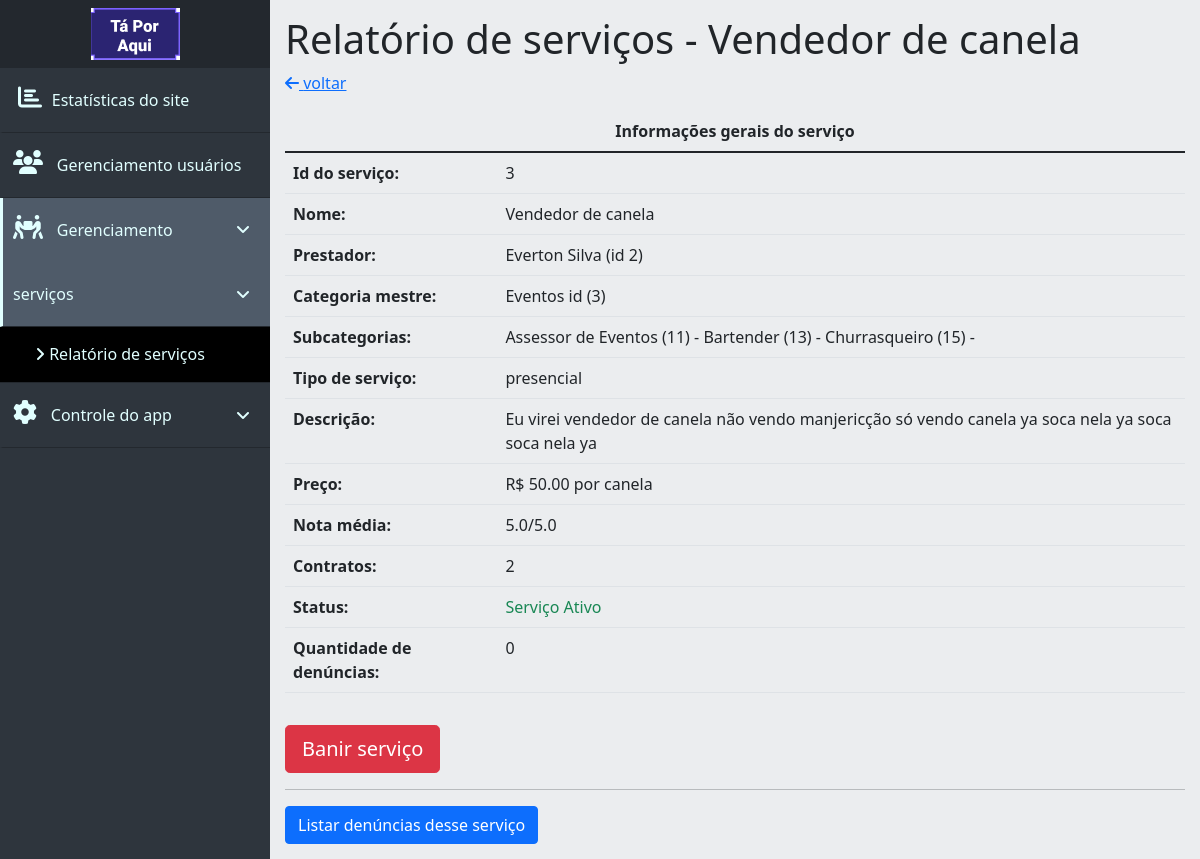
The app's page /dashboard/serviceManagement/service.php?id=3 (signed in) with its own data.
### tables this page shows
CREATE TABLE `servicos` (
  `id_servico` int(11) NOT NULL,
  `id_prestador_servico` int(11) NOT NULL,
  `nome_servico` varchar(30) NOT NULL,
  `tipo_servico` int(11) NOT NULL COMMENT '0 = remoto, 1 = presencial',
  `desc_servico` text NOT NULL,
  `orcamento_servico` decimal(8,2) DEFAULT NULL,
  `crit_orcamento_servico` varchar(30) NOT NULL,
  `data_public_servico` timestamp NULL DEFAULT current_timestamp(),
  `nota_media_servico` decimal(2,1) DEFAULT NULL,
  `status_servico` int(11) DEFAULT 1 COMMENT '0 = suspenso, 1 = disponível, 2 = denunciado/banido, 3 = ocultado pelo user',
  `qnt_visualizacoes_servico` int(11) NOT NULL DEFAULT 0
);

CREATE TABLE `usuarios` (
  `id_usuario` int(11) NOT NULL,
  `nome_usuario` varchar(15) NOT NULL,
  `sobrenome_usuario` varchar(15) NOT NULL,
  `fone_usuario` varchar(20) NOT NULL,
  `email_usuario` varchar(40) NOT NULL,
  `senha_usuario` char(40) NOT NULL,
  `data_nasc_usuario` date NOT NULL,
  `sexo_usuario` char(1) NOT NULL,
  `classif_usuario` int(11) NOT NULL COMMENT '0 = cliente, 1 = prestador, 2 = pequeno negócio',
  `cep_usuario` char(8) NOT NULL,
  `uf_usuario` char(2) NOT NULL,
  `cidade_usuario` varchar(30) NOT NULL,
  `bairro_usuario` varchar(30) NOT NULL,
  `rua_usuario` varchar(30) NOT NULL,
  `numero_usuario` varchar(5) NOT NULL,
  `comple_usuario` varchar(20) DEFAULT NULL,
  `data_entrada_usuario` timestamp NULL DEFAULT current_timestamp(),
  `desc_usuario` text DEFAULT NULL,
  `site_usuario` varchar(40) DEFAULT NULL,
  `status_usuario` int(11) NOT NULL DEFAULT 1 COMMENT '0 = suspenso, 1 = ativo, 2 = denunciado/banido',
  `online_usuario` tinyint(1) NOT NULL DEFAULT 1,
  `imagem_usuario` varchar(60) DEFAULT 'no_picture.jpg',
  `nota_media_usuario` decimal(2,1) DEFAULT NULL,
  `posicao_usuario` point DEFAULT NULL
);

CREATE TABLE `servico_categorias` (
  `id_servico_categoria` int(11) NOT NULL,
  `id_servico` int(11) NOT NULL,
  `id_categoria` int(11) NOT NULL,
  `id_subcategoria` int(11) NOT NULL
);

CREATE TABLE `subcategorias` (
  `id_subcategoria` int(11) NOT NULL,
  `id_categoria` int(11) NOT NULL,
  `nome_subcategoria` varchar(60) NOT NULL
);

### dashboard/assets/getData.php (called while the page is built, shortened)
<?php
class DashboardConnection {
    private $host = 'localhost';
    private $dbname = 'ta_por_aqui';
    private $user = 'root';
    private $password = '';
    public function connect(){
        try{
            $connect = new PDO(
                "mysql:host=$this->host;dbname=$this->dbname;",
                "$this->user",
                "$this->password"
            );
            $connect->exec('SET CHARACTER SET utf8');
            return $connect;
        } catch (PDOException $e){
            echo 'Não foi possivel se conectar com o servidor <br>';
            echo 'Código do erro: ' . $e->getCode() . '<br> Mensagem de erro: ' . $e->getMessage();
        }
    }
}
class ServiceReport {
    private $con;
    public $id_servico;
    public function __construct($id){
        $this->con = new DashboardConnection();
        $this->con = $this->con->connect();
        $this->id_servico = $id;
    }
    public function getServiceInfo(){
        $query = "SELECT s.id_servico, s.nome_servico, s.id_prestador_servico, u.nome_usuario, u.sobrenome_usuario, s.tipo_servico, s.desc_servico, s.orcamento_servico, s.crit_orcamento_servico, s.nota_media_servico, s.status_servico from servicos s join usuarios u on s.id_prestador_servico = u.id_usuario WHERE id_servico = $this->id_servico";
        $stmt = $this->con->query($query);
        return $stmt->fetch(PDO::FETCH_ASSOC);
    }
    public function getServiceSubCategories(){
        $query = "SELECT sc.id_subcategoria, sub.nome_subcategoria from servico_categorias sc join subcategorias sub on sc.id_subcategoria = sub.id_subcategoria where id_servico = $this->id_servico";
        $stmt = $this->con->query($query);
        return $stmt->fetchAll(PDO::FETCH_ASSOC);
    }
    public function getServiceMasterCategory(){
        $query = "SELECT sc.id_categoria, c.nome_categoria from servico_categorias sc join categorias c on sc.id_categoria = c.id_categoria where id_servico = $this->id_servico";
        $stmt = $this->con->query($query);
        return $stmt->fetch(PDO::FETCH_ASSOC);
    }
    public function getQntContracts(){
        $query = "SELECT count(*) as qntContratos from contratos where id_servico = $this->id_servico";
        $stmt = $this->con->query($query);
        return $stmt->fetch(PDO::FETCH_ASSOC)['qntContratos'];
    }
    public function getQntComplains(){
        $query = "SELECT count(*) as qntDenuncias from denuncia_servico where id_servico = $this->id_servico";
        $stmt = $this->con->query($query);
        return $stmt->fetch(PDO::FETCH_ASSOC)['qntDenuncias'];
    }
}

### dashboard/serviceManagement/service.php (the view, shortened to what this page needs)
<?php
require "../assets/getData.php";
$serviceReport = new ServiceReport($_GET['id']);
$serviceInfo = $serviceReport->getServiceInfo();
$serviceMasterCategory = $serviceReport->getServiceMasterCategory();
$serviceSubCategories = $serviceReport->getServiceSubCategories();
?>
<!DOCTYPE html>
<html lang="pt-br">
<head>
    <link href="https://cdn.jsdelivr.net/npm/bootstrap@5.1.1/dist/css/bootstrap.min.css" rel="stylesheet">
    <link rel="stylesheet" href="../style.css">
</head>
<body>
<div class="nav-side-menu">
    <div class="brand py-2"><img src="../../assets/images/dumb-brand.png" alt="logo"></div>
    <div class="menu-list">
        <ul id="menu-content" class="menu-content collapse out">
            <li>
                <a href="../analisys.php"><i class="fas fa-chart-bar sidebar-icon"></i> Estatísticas do site</a>
            </li>
            <li data-bs-toggle="collapse" data-bs-target="#gerenciamentoUsuarios" class="collapsed">
                <div class="moreItems"><i class="fas fa-users sidebar-icon"></i> Gerenciamento usuários <span class="arrow"><i class="fa fa-angle-down"></i></span></div>
            </li>
            <li data-bs-toggle="collapse" data-bs-target="#gerenciamentoServicos" class="collapsed active">
                <div class="moreItems"><i class="fas fa-people-carry sidebar-icon"></i> Gerenciamento serviços <span class="arrow"><i class="fa fa-angle-down"></i></span></div>
            </li>
            <ul class="sub-menu collapse" id="gerenciamentoServicos">
                <li class="active"><a href="serviceReport.php"><i class="fa fa-angle-right"></i> Relatório de serviços</a></li>
            </ul>
            <li data-bs-toggle="collapse" data-bs-target="#appControl" class="collapsed">
                <div class="moreItems"><i class="fas fa-cog sidebar-icon"></i> Controle do app <span class="arrow"><i class="fa fa-angle-down"></i></span></div>
            </li>
        </ul>
    </div>
</div>
<div class="main" id="pagina">
    <h1>Relatório de serviços - <?=$serviceInfo['nome_servico']?></h1>
    <a href="serviceReport.php"> <i class="fas fa-arrow-left"></i> voltar </a>
    <table class="table table-hover mt-3" style="max-width: 900px">
        <thead class="thead-dark">
        <tr>
            <th colspan="2" class="text-center">Informações gerais do serviço</th>
        </tr>
        </thead>
        <tbody>
        <tr>
            <th>Id do serviço:</th>
            <td><?=$_GET['id']?></td>
        </tr>
        <tr>
            <th>Nome:</th>
            <td><?=$serviceInfo['nome_servico']?></td>
        </tr>
        <tr>
            <th>Prestador:</th>
            <td><?=$serviceInfo['nome_usuario']?> <?=$serviceInfo['sobrenome_usuario']?> (id <?=$serviceInfo['id_prestador_servico']?>)</td>
        </tr>
        <tr>
            <th>Categoria mestre:</th>
            <td><?=$serviceMasterCategory['nome_categoria']?> id (<?=$serviceMasterCategory['id_categoria']?>)</td>
        </tr>
        <tr>
            <th>Subcategorias:</th>
            <td>
                <?php foreach ($serviceSubCategories as $subCategory) {
                    echo $subCategory['nome_subcategoria'] . " (" . $subCategory['id_subcategoria'] . ") - ";
                }?>
            </td>
        </tr>
        <tr>
            <th>Tipo de serviço:</th>
            <td><?=$serviceInfo['tipo_servico'] == 1? "presencial" : "remoto"?></td>
        </tr>
        <tr>
            <th>Descrição:</th>
            <td><?=$serviceInfo['desc_servico']?></td>
        </tr>
        <tr>
            <th>Preço:</th>
            <td>
                <?php if($serviceInfo['orcamento_servico'] == ""){
                    echo "A definir orçamento";
                } else {
                    echo "R$ " . $serviceInfo['orcamento_servico'] . " " . $serviceInfo['crit_orcamento_servico'];
                }?>
            </td>
        </tr>
        <tr>
            <th>Nota média:</th>
            <td><?=$serviceInfo['nota_media_servico']?>/5.0</td>
        </tr>
        <tr>
            <th>Contratos:</th>
            <td><?=$serviceReport->getQntContracts()?></td>
        </tr>
        <tr>
            <th>Status:</th>
            <td>
                <?php
                switch ($serviceInfo['status_servico']){
                    case 1:
                        echo "<span class='text-success'>Serviço Ativo</span>";
                        break;
                }
                ?>
            </td>
        </tr>
        <tr>
            <th>Quantidade de denúncias:</th>
            <td><?=$serviceReport->getQntComplains()?></td>
        </tr>
        </tbody>
    </table>
    <?php if ($serviceInfo['status_servico'] == 1) {?>
        <form action="service.php?id=<?=$_GET['id']?>" method="post">
            <button type="submit" class="btn btn-danger btn-lg mt-3">Banir serviço</button>
        </form>
    <?php } else if ($serviceInfo['status_servico'] == 2){?>
        <form action="service.php?id=<?=$_GET['id']?>" method="post">
            <input type="hidden" name="changeServiceStatus" value="unban">
            <button type="submit" class="btn btn-danger btn-lg mt-3">Desbanir serviço</button>
        </form>
    <?php }?>
    <hr>
    <button type="button" class="btn btn-primary d-block" data-bs-toggle="collapse" data-bs-target="#complains"
            aria-expanded="false" aria-controls="complains">Listar denúncias desse serviço
    </button>
</div>
</body>
</html>

### dashboard/style.css (style rules this page uses)
body { margin: 0; padding: 0; background-color: #ebedef; }
.main { margin-left: 270px; padding: 15px; }
.nav-side-menu { overflow: auto; background-color: #2e353d; position: fixed; top: 0; width: 270px; height: 100%; color: #e1ffff; }
.nav-side-menu .brand { background-color: #23282e; line-height: 50px; display: block; text-align: center; font-size: 14px; }
.nav-side-menu ul, .nav-side-menu li { list-style: none; padding: 0px; margin: 0px; line-height: 4rem; cursor: pointer; visibility: visible !important; }
.arrow { display: inline-block; padding-left: 10px; padding-right: 10px; vertical-align: middle; float: right; }
.nav-side-menu li i.sidebar-icon { margin-right: 0.6rem; font-size: 1.5em; }
.nav-side-menu ul .active, .nav-side-menu li .active { border-left: 3px solid #e1ffff; background-color: #4f5b69; }
.nav-side-menu li { padding-left: 0px; border-left: 3px solid #2e353d; border-bottom: 1px solid #23282e; }
.nav-side-menu li a { display: block; text-decoration: none; color: #e1ffff; }
.nav-side-menu li a i { padding-left: 15px; width: 20px; padding-right: 20px; }
.nav-side-menu ul .sub-menu li.active, .nav-side-menu li .sub-menu li.active { background-color: #000; }
.nav-side-menu ul .sub-menu li, .nav-side-menu li .sub-menu li { background-color: #181c20; border: none; line-height: 3.4rem; border-bottom: 1px solid #23282e; margin-left: 0px; }
.nav-side-menu li .sub-menu li a, .nav-side-menu ul .sub-menu li a { display: block; padding-left: 20px; }
.nav-side-menu ul .sub-menu li a i, .nav-side-menu li .sub-menu li a i { padding-right: 10px !important; }
.moreItems { padding: 0 10px; }
@media (min-width: 992px) { .nav-side-menu .menu-list .menu-content { display: block; } }

### records on screen
servicos: nome_servico "Vendedor de canela", id_prestador_servico.nome_usuario "Everton", id_prestador_servico.sobrenome_usuario "Silva", id_prestador_servico "2", desc_servico "Eu virei vendedor de canela não vendo manjericção só vendo canela ya soca nela ya soca soca nela ya", orcamento_servico "50.00", crit_orcamento_servico "por canela", nota_media_servico "5.0"
servico_categorias: id_subcategoria.nome_subcategoria "Assessor de Eventos", id_subcategoria "11"
servico_categorias: id_subcategoria.nome_subcategoria "Bartender", id_subcategoria "13"
servico_categorias: id_subcategoria.nome_subcategoria "Churrasqueiro", id_subcategoria "15"

### other values on screen
$_GET['id'] "3"
$serviceMasterCategory['nome_categoria'] "Eventos"
$serviceMasterCategory['id_categoria'] "3"
$serviceReport->getQntContracts() "2"
$serviceReport->getQntComplains() "0"
